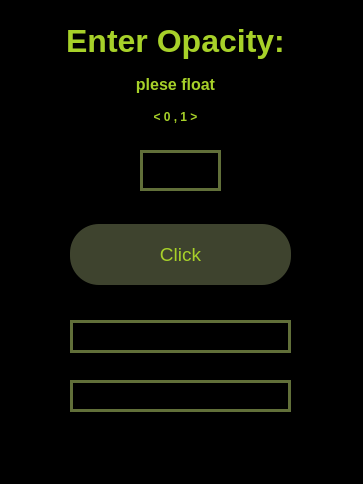
<?xml version="1.0" encoding="UTF-8"?>
<ui version="4.0">
 <class>Sina</class>
 <widget class="QWidget" name="Sina">
  <property name="geometry">
   <rect>
    <x>0</x>
    <y>0</y>
    <width>363</width>
    <height>484</height>
   </rect>
  </property>
  <property name="minimumSize">
   <size>
    <width>363</width>
    <height>484</height>
   </size>
  </property>
  <property name="maximumSize">
   <size>
    <width>363</width>
    <height>484</height>
   </size>
  </property>
  <property name="font">
   <font>
    <pointsize>12</pointsize>
   </font>
  </property>
  <property name="cursor">
   <cursorShape>PointingHandCursor</cursorShape>
  </property>
  <property name="windowTitle">
   <string>Form</string>
  </property>
  <property name="styleSheet">
   <string notr="true">background-color: rgb(0, 0, 0);</string>
  </property>
  <property name="locale">
   <locale language="English" country="UnitedStates"/>
  </property>
  <widget class="QPushButton" name="btn">
   <property name="geometry">
    <rect>
     <x>70</x>
     <y>224</y>
     <width>221</width>
     <height>61</height>
    </rect>
   </property>
   <property name="font">
    <font>
     <pointsize>14</pointsize>
    </font>
   </property>
   <property name="styleSheet">
    <string notr="true">QPushButton{
color: rgb(167, 209, 41);
background-color: rgb(62, 67, 46) ;
border-radius:29px;
}

QPushButton:hover{background-color: rgb(77, 83, 57); }

QPushButton:pressed{background-color: rgb(64, 69, 74) ; }
</string>
   </property>
   <property name="text">
    <string>Click</string>
   </property>
  </widget>
  <widget class="QLineEdit" name="linE">
   <property name="geometry">
    <rect>
     <x>140</x>
     <y>150</y>
     <width>81</width>
     <height>41</height>
    </rect>
   </property>
   <property name="font">
    <font>
     <pointsize>14</pointsize>
     <weight>50</weight>
     <bold>false</bold>
    </font>
   </property>
   <property name="styleSheet">
    <string notr="true">color: rgb(174, 218, 42);
border: 3px solid rgb(97, 111, 57)</string>
   </property>
   <property name="text">
    <string/>
   </property>
   <property name="alignment">
    <set>Qt::AlignCenter</set>
   </property>
  </widget>
  <widget class="QLabel" name="lab1">
   <property name="geometry">
    <rect>
     <x>40</x>
     <y>10</y>
     <width>271</width>
     <height>61</height>
    </rect>
   </property>
   <property name="font">
    <font>
     <pointsize>24</pointsize>
     <weight>75</weight>
     <bold>true</bold>
    </font>
   </property>
   <property name="styleSheet">
    <string notr="true">color: rgb(167, 209, 41);</string>
   </property>
   <property name="text">
    <string>Enter Opacity:</string>
   </property>
   <property name="alignment">
    <set>Qt::AlignCenter</set>
   </property>
  </widget>
  <widget class="QWidget" name="verticalLayoutWidget">
   <property name="geometry">
    <rect>
     <x>70</x>
     <y>320</y>
     <width>221</width>
     <height>95</height>
    </rect>
   </property>
   <layout class="QVBoxLayout" name="verticalLayout">
    <property name="spacing">
     <number>27</number>
    </property>
    <property name="rightMargin">
     <number>0</number>
    </property>
    <property name="bottomMargin">
     <number>3</number>
    </property>
    <item>
     <widget class="QLabel" name="lbl4">
      <property name="font">
       <font>
        <pointsize>14</pointsize>
        <weight>75</weight>
        <bold>true</bold>
       </font>
      </property>
      <property name="styleSheet">
       <string notr="true">color: rgb(167, 209, 41);
border: 3px solid rgb(97, 111, 57);</string>
      </property>
      <property name="locale">
       <locale language="English" country="UnitedStates"/>
      </property>
      <property name="text">
       <string/>
      </property>
      <property name="alignment">
       <set>Qt::AlignCenter</set>
      </property>
     </widget>
    </item>
    <item>
     <widget class="QLabel" name="lbl5">
      <property name="font">
       <font>
        <pointsize>14</pointsize>
        <weight>75</weight>
        <bold>true</bold>
       </font>
      </property>
      <property name="styleSheet">
       <string notr="true">color: rgb(167, 209, 41);
border: 3px solid rgb(97, 111, 57);</string>
      </property>
      <property name="text">
       <string/>
      </property>
      <property name="alignment">
       <set>Qt::AlignCenter</set>
      </property>
     </widget>
    </item>
   </layout>
  </widget>
  <widget class="QWidget" name="verticalLayoutWidget_2">
   <property name="geometry">
    <rect>
     <x>110</x>
     <y>70</y>
     <width>131</width>
     <height>61</height>
    </rect>
   </property>
   <layout class="QVBoxLayout" name="verticalLayout_2">
    <item>
     <widget class="QLabel" name="lab2">
      <property name="font">
       <font>
        <pointsize>12</pointsize>
        <weight>75</weight>
        <bold>true</bold>
       </font>
      </property>
      <property name="styleSheet">
       <string notr="true">color: rgb(167, 209, 41);</string>
      </property>
      <property name="text">
       <string>plese float</string>
      </property>
      <property name="alignment">
       <set>Qt::AlignCenter</set>
      </property>
     </widget>
    </item>
    <item>
     <widget class="QLabel" name="lab3">
      <property name="font">
       <font>
        <pointsize>9</pointsize>
        <weight>75</weight>
        <bold>true</bold>
       </font>
      </property>
      <property name="styleSheet">
       <string notr="true">color: rgb(167, 209, 41);</string>
      </property>
      <property name="text">
       <string>&lt; 0 , 1 &gt;</string>
      </property>
      <property name="alignment">
       <set>Qt::AlignCenter</set>
      </property>
     </widget>
    </item>
   </layout>
  </widget>
 </widget>
 <resources/>
 <connections>
  <connection>
   <sender>btn</sender>
   <signal>clicked()</signal>
   <receiver>lbl4</receiver>
   <slot>clear()</slot>
   <hints>
    <hint type="sourcelabel">
     <x>180</x>
     <y>254</y>
    </hint>
    <hint type="destinationlabel">
     <x>180</x>
     <y>336</y>
    </hint>
   </hints>
  </connection>
  <connection>
   <sender>linE</sender>
   <signal>textChanged(QString)</signal>
   <receiver>lbl5</receiver>
   <slot>setText(QString)</slot>
   <hints>
    <hint type="sourcelabel">
     <x>180</x>
     <y>170</y>
    </hint>
    <hint type="destinationlabel">
     <x>180</x>
     <y>395</y>
    </hint>
   </hints>
  </connection>
 </connections>
</ui>
